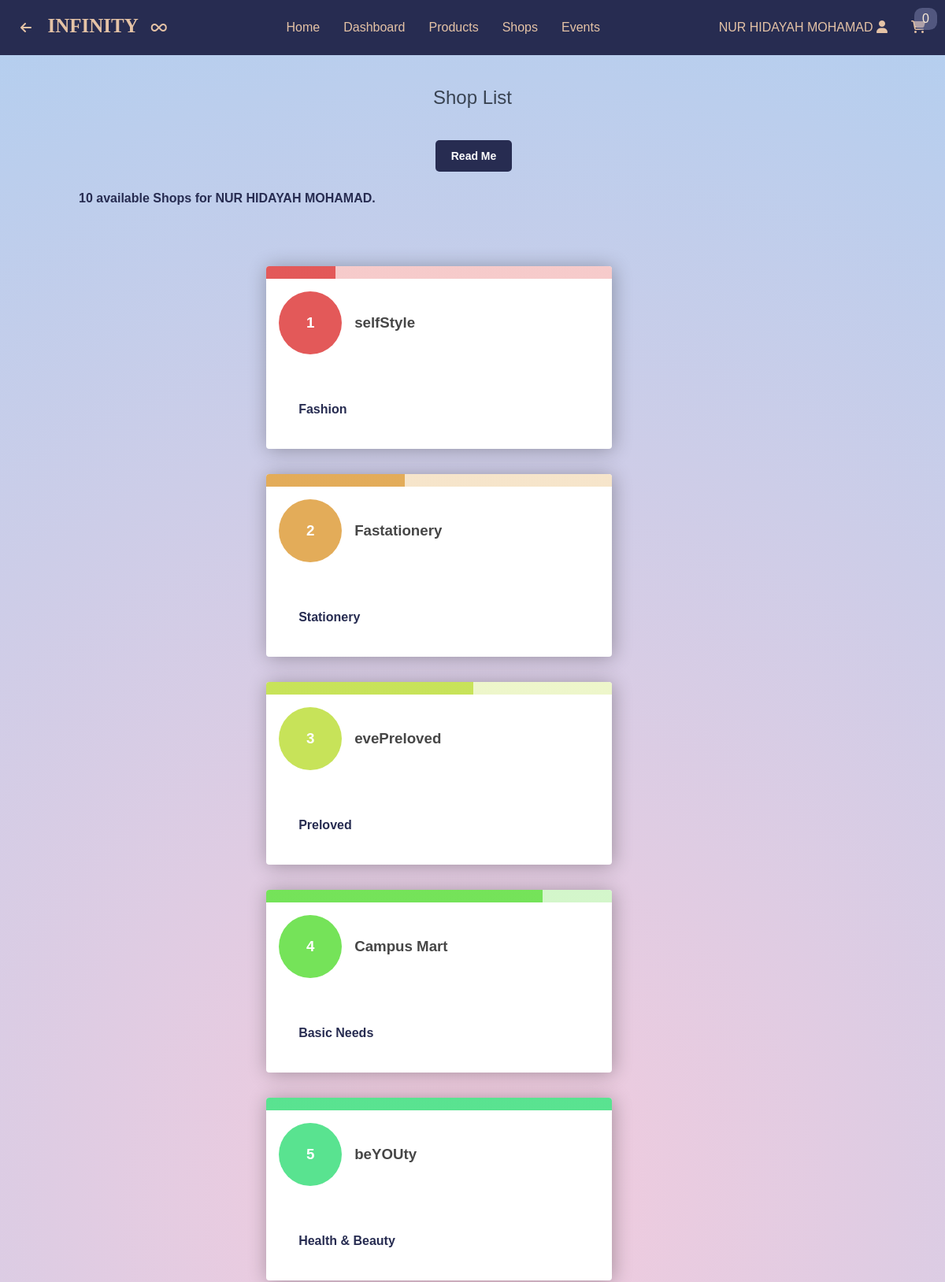
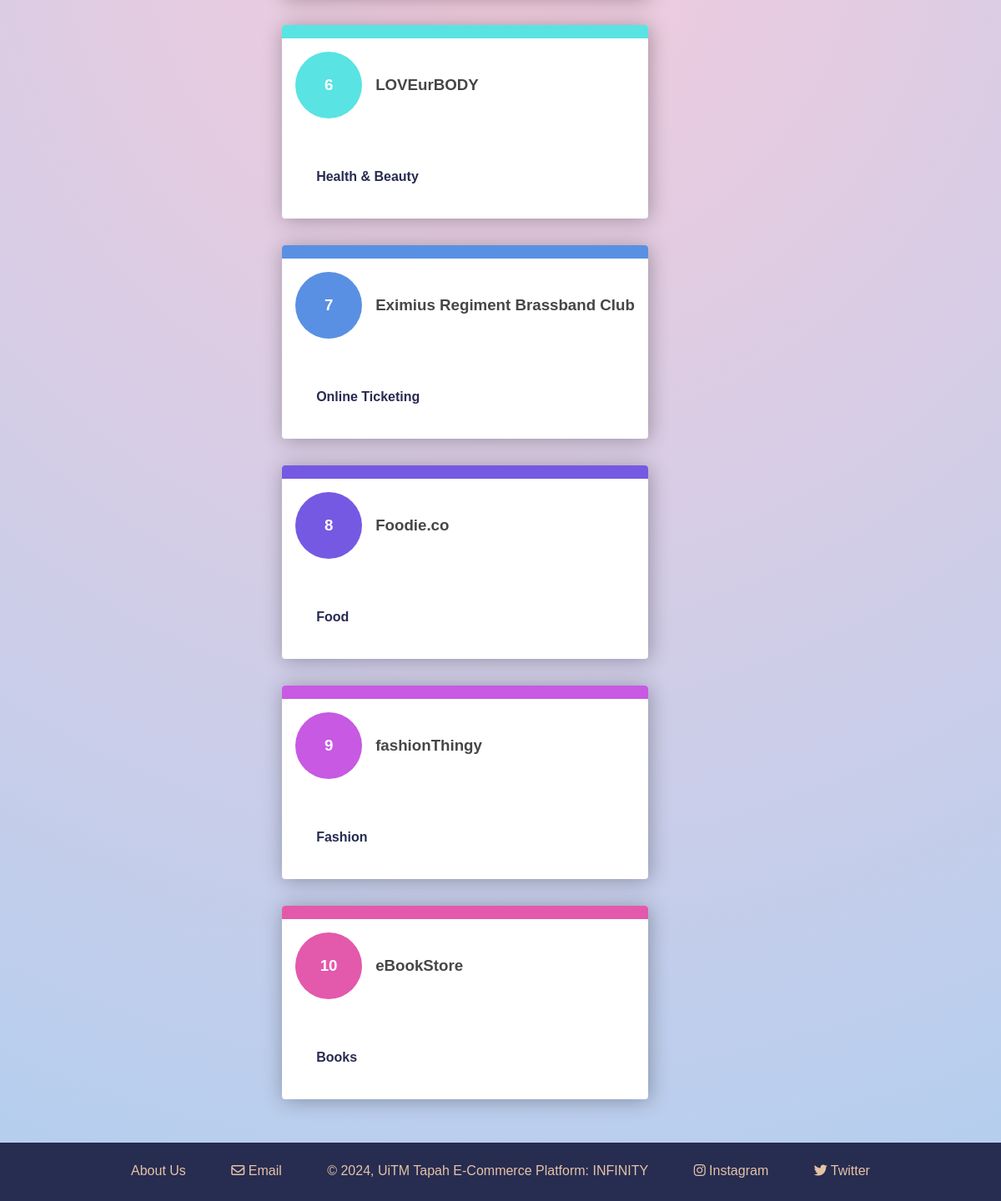
/Dashboard/index.php?page=../Shops/shops (signed in), run on the app's committed database (2 pictures, top to bottom).
### tables this page shows
CREATE TABLE `sellers` (
  `sellerID` int(11) NOT NULL,
  `sellerName` varchar(100) NOT NULL,
  `sellerCategory` varchar(10) DEFAULT NULL,
  `sellerFaculty` varchar(25) DEFAULT NULL,
  `sellerCourse` varchar(25) DEFAULT NULL,
  `sellerAddress` varchar(100) DEFAULT NULL,
  `sellerPnum` varchar(20) DEFAULT NULL,
  `sellerEmail` varchar(50) DEFAULT NULL,
  `password` varchar(255) DEFAULT NULL,
  `token` varchar(100) DEFAULT NULL,
  `shopName` varchar(100) DEFAULT NULL,
  `shopCreated` date DEFAULT curdate(),
  `shopCategory` varchar(50) DEFAULT NULL,
  `sellerPicturePath` varchar(255) DEFAULT NULL
);

### Dashboard/index.php (called while the page is built, shortened)
<?php
include 'functions.php';
    $page = isset($_GET['page']) && file_exists($_GET['page'] . '.php') ? $_GET['page'] : 'home';
    include $page . '.php';
?>

### Shops/shops.php (the view, shortened to what this page needs)
<?php
$query = "SELECT * FROM sellers";
$stmt = $conn->prepare($query);
$stmt->execute();
$result = $stmt->get_result();
$sellers = $result->fetch_all(MYSQLI_ASSOC);
$total_sellers = $result->num_rows;
?>
<?= template_header('Shops') ?>
<div class="products content-wrapper">
	<h1>Shop List</h1>
	<div class="popup" onclick="popup()">Read Me
	</div>
	<p><?= $total_sellers ?> available Shops for <?php echo $_SESSION['customerName']; ?>.</p>
	<div class="shop-container">
		<ol style="--length: 5" role="list">
			<?php
			$i = 1;
			foreach ($sellers as $seller) { ?>
				<li style="--i: <?= $i ?>">
					<a href="index.php?page=../Shops/shopProduct&sellerID=<?= $seller['sellerID'] ?>">
						<h3><?= $seller['shopName'] ?></h3>
						<p><?= $seller['shopCategory'] ?></p>
					</a>
				</li>
			<?php
				$i++;
			}
			?>
		</ol>
	</div>
</div>
<?= template_footer() ?>

### css/styling1.css (style rules this page uses)
* { margin: 0; padding: 0; box-sizing: border-box; font-family: Arial, Helvetica, sans-serif; }
:root { --primary-bg-color: #e5c3a6; --primary-text-color: #7c81ad; --secondary-bg-color: #4b527e; --table-border-color: #4b527e; --sign-in-sign-up-gold: #ffd700; --sign-in-sign-up-darkpurple: #272c51; }
html { height: 100%; }
body { position: relative; min-height: 100%; margin: 0; padding-bottom: 70px; background: rgb(238, 174, 202); background: radial-gradient( circle, rgba(238, 174, 202, 0.6448704481792717) 0%, rgba(148, 187, 233, 0.7120973389355743) 100% ); }
h1, h2, h3, h4, h5 { color: #394352; text-align: center; padding-bottom: 20px; }
.content-wrapper { width: 1050px; margin: 0 auto; }
li { list-style: none; }
main .products .popup { position: relative; display: inline-block; cursor: pointer; left: 45.5%; -webkit-user-select: none; -moz-user-select: none; -ms-user-select: none; user-select: none; align-items: center; padding: 12px 20px; background: #272c51; color: #ffffff; font-size: 14px; font-weight: bold; cursor: pointer; border-radius: 5px; }
main > .products p { color: #272c51; padding: 25px; font-weight: bold; text-align: justify; text-shadow: #050560; }
main > .products h1 { display: block; font-weight: normal; margin: 0; padding: 40px 0; font-size: 24px; text-align: center; width: 100%; }
.shop-container { border: none; padding: 10px; margin: 10px; text-align: center; place-items: center; align-items: center; justify-items: center; display: block; width: 90%; }
.shop-container ol { list-style: none; counter-reset: list; padding: 0 1rem; }
.shop-container a { text-decoration: none; }
.shop-container li { --stop: calc(100% / var(--length) * var(--i)); --l: 62%; --l2: 88%; --h: calc((var(--i) - 1) * (180 / var(--length))); --c1: hsl(var(--h), 71%, var(--l)); --c2: hsl(var(--h), 71%, var(--l2)); position: relative; counter-increment: list; max-width: 45rem; margin: 2rem auto; padding: 2rem 1rem 1rem; box-shadow: 0.1rem 0.1rem 1.5rem rgba(0, 0, 0, 0.3); border-radius: 0.25rem; overflow: hidden; background-color: white; }
.shop-container li::before { content: ""; display: block; width: 100%; height: 1rem; position: absolute; top: 0; left: 0; background: linear-gradient( to right, var(--c1) var(--stop), var(--c2) var(--stop) ); }
.shop-container h3 { display: flex; align-items: baseline; margin: 0 0 1rem; color: rgb(70 70 70); }
.shop-container h3::before { display: flex; justify-content: center; align-items: center; flex: 0 0 auto; margin-right: 1rem; width: 3rem; height: 3rem; content: counter(list); padding: 1rem; border-radius: 50%; background-color: var(--c1); color: white; }

### data on the page
sellers: shopName "selfStyle", shopCategory "Fashion"
sellers: shopName "Fastationery", shopCategory "Stationery"
sellers: shopName "evePreloved", shopCategory "Preloved"
sellers: shopName "Campus Mart", shopCategory "Basic Needs"
sellers: shopName "beYOUty", shopCategory "Health & Beauty"
sellers: shopName "LOVEurBODY", shopCategory "Health & Beauty"
sellers: shopName "Eximius Regiment Brassband Club", shopCategory "Online Ticketing"
sellers: shopName "Foodie.co", shopCategory "Food"
sellers: shopName "fashionThingy", shopCategory "Fashion"
sellers: shopName "eBookStore", shopCategory "Books"

### other printed values
$customerName "NUR HIDAYAH MOHAMAD"
$num_items_in_cart "0"
$total_sellers "10"
$_SESSION['customerName'] "NUR HIDAYAH MOHAMAD"
